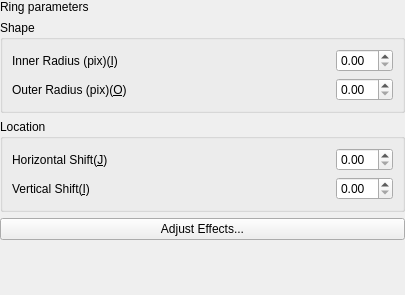
<?xml version="1.0" encoding="UTF-8"?>
<ui version="4.0">
 <class>Form</class>
 <widget class="QWidget" name="Form">
  <property name="geometry">
   <rect>
    <x>0</x>
    <y>0</y>
    <width>405</width>
    <height>295</height>
   </rect>
  </property>
  <property name="windowTitle">
   <string>Form</string>
  </property>
  <layout class="QVBoxLayout" name="verticalLayout_3">
   <property name="leftMargin">
    <number>0</number>
   </property>
   <property name="topMargin">
    <number>0</number>
   </property>
   <property name="rightMargin">
    <number>0</number>
   </property>
   <property name="bottomMargin">
    <number>0</number>
   </property>
   <item>
    <widget class="QLabel" name="label_ring_parameter">
     <property name="text">
      <string>Ring parameters</string>
     </property>
    </widget>
   </item>
   <item>
    <widget class="QGroupBox" name="groupBox_2">
     <property name="title">
      <string>Shape</string>
     </property>
     <layout class="QVBoxLayout" name="verticalLayout_2">
      <item>
       <layout class="QHBoxLayout" name="horizontalLayout">
        <item>
         <widget class="QLabel" name="label_ring_inner">
          <property name="text">
           <string>Inner Radius (pix)(&amp;I)</string>
          </property>
          <property name="buddy">
           <cstring>doubleSpinBox_ring_inner</cstring>
          </property>
         </widget>
        </item>
        <item>
         <spacer name="horizontalSpacer_3">
          <property name="orientation">
           <enum>Qt::Horizontal</enum>
          </property>
          <property name="sizeHint" stdset="0">
           <size>
            <width>40</width>
            <height>20</height>
           </size>
          </property>
         </spacer>
        </item>
        <item>
         <widget class="QDoubleSpinBox" name="doubleSpinBox_ring_inner"/>
        </item>
       </layout>
      </item>
      <item>
       <layout class="QHBoxLayout" name="horizontalLayout_2">
        <item>
         <widget class="QLabel" name="label_ring_outer">
          <property name="text">
           <string>Outer Radius (pix)(&amp;O)</string>
          </property>
          <property name="buddy">
           <cstring>doubleSpinBox_ring_outer</cstring>
          </property>
         </widget>
        </item>
        <item>
         <spacer name="horizontalSpacer_4">
          <property name="orientation">
           <enum>Qt::Horizontal</enum>
          </property>
          <property name="sizeHint" stdset="0">
           <size>
            <width>40</width>
            <height>20</height>
           </size>
          </property>
         </spacer>
        </item>
        <item>
         <widget class="QDoubleSpinBox" name="doubleSpinBox_ring_outer"/>
        </item>
       </layout>
      </item>
     </layout>
    </widget>
   </item>
   <item>
    <widget class="QGroupBox" name="groupBox">
     <property name="title">
      <string>Location</string>
     </property>
     <layout class="QVBoxLayout" name="verticalLayout">
      <item>
       <layout class="QHBoxLayout" name="horizontalLayout_4">
        <item>
         <widget class="QLabel" name="label_ring_center_j">
          <property name="text">
           <string>Horizontal Shift(&amp;J)</string>
          </property>
          <property name="buddy">
           <cstring>doubleSpinBox_ring_center_j</cstring>
          </property>
         </widget>
        </item>
        <item>
         <spacer name="horizontalSpacer">
          <property name="orientation">
           <enum>Qt::Horizontal</enum>
          </property>
          <property name="sizeHint" stdset="0">
           <size>
            <width>40</width>
            <height>20</height>
           </size>
          </property>
         </spacer>
        </item>
        <item>
         <widget class="QDoubleSpinBox" name="doubleSpinBox_ring_center_j"/>
        </item>
       </layout>
      </item>
      <item>
       <layout class="QHBoxLayout" name="horizontalLayout_3">
        <item>
         <widget class="QLabel" name="label_ring_center_i">
          <property name="text">
           <string>Vertical Shift(&amp;I)</string>
          </property>
          <property name="buddy">
           <cstring>doubleSpinBox_ring_center_i</cstring>
          </property>
         </widget>
        </item>
        <item>
         <spacer name="horizontalSpacer_2">
          <property name="orientation">
           <enum>Qt::Horizontal</enum>
          </property>
          <property name="sizeHint" stdset="0">
           <size>
            <width>40</width>
            <height>20</height>
           </size>
          </property>
         </spacer>
        </item>
        <item>
         <widget class="QDoubleSpinBox" name="doubleSpinBox_ring_center_i"/>
        </item>
       </layout>
      </item>
     </layout>
    </widget>
   </item>
   <item>
    <widget class="QPushButton" name="pushButton_adjust_effects">
     <property name="text">
      <string>Adjust Effects...</string>
     </property>
    </widget>
   </item>
   <item>
    <spacer name="verticalSpacer_3">
     <property name="orientation">
      <enum>Qt::Vertical</enum>
     </property>
     <property name="sizeHint" stdset="0">
      <size>
       <width>20</width>
       <height>36</height>
      </size>
     </property>
    </spacer>
   </item>
  </layout>
 </widget>
 <resources/>
 <connections/>
</ui>
